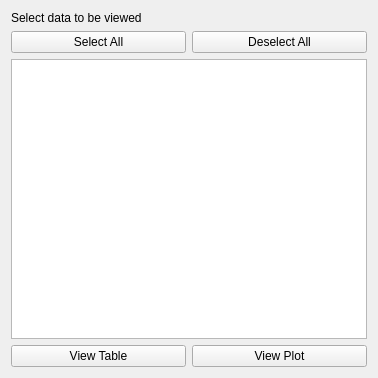
<?xml version="1.0" encoding="UTF-8"?>
<ui version="4.0">
 <class>Form</class>
 <widget class="QWidget" name="Form">
  <property name="geometry">
   <rect>
    <x>0</x>
    <y>0</y>
    <width>378</width>
    <height>378</height>
   </rect>
  </property>
  <property name="windowTitle">
   <string>Form</string>
  </property>
  <layout class="QVBoxLayout" name="verticalLayout">
   <item>
    <widget class="QLabel" name="label">
     <property name="text">
      <string>Select data to be viewed</string>
     </property>
    </widget>
   </item>
   <item>
    <layout class="QHBoxLayout" name="horizontalLayout_2">
     <item>
      <widget class="QPushButton" name="pushButton_selectAll">
       <property name="text">
        <string>Select All</string>
       </property>
      </widget>
     </item>
     <item>
      <widget class="QPushButton" name="pushButton_deselectAll">
       <property name="text">
        <string>Deselect All</string>
       </property>
      </widget>
     </item>
    </layout>
   </item>
   <item>
    <widget class="QTableView" name="tableView_header">
     <property name="sizeAdjustPolicy">
      <enum>QAbstractScrollArea::AdjustToContents</enum>
     </property>
     <property name="editTriggers">
      <set>QAbstractItemView::NoEditTriggers</set>
     </property>
     <property name="showDropIndicator" stdset="0">
      <bool>false</bool>
     </property>
     <property name="dragDropOverwriteMode">
      <bool>false</bool>
     </property>
     <property name="alternatingRowColors">
      <bool>true</bool>
     </property>
     <property name="selectionMode">
      <enum>QAbstractItemView::NoSelection</enum>
     </property>
     <attribute name="horizontalHeaderStretchLastSection">
      <bool>true</bool>
     </attribute>
     <attribute name="verticalHeaderVisible">
      <bool>false</bool>
     </attribute>
    </widget>
   </item>
   <item>
    <layout class="QHBoxLayout" name="horizontalLayout">
     <item>
      <widget class="QPushButton" name="pushButton_viewTable">
       <property name="text">
        <string>View Table</string>
       </property>
       <property name="checkable">
        <bool>false</bool>
       </property>
       <property name="checked">
        <bool>false</bool>
       </property>
       <property name="flat">
        <bool>false</bool>
       </property>
      </widget>
     </item>
     <item>
      <widget class="QPushButton" name="pushButton_viewPlot">
       <property name="text">
        <string>View Plot</string>
       </property>
       <property name="checkable">
        <bool>false</bool>
       </property>
      </widget>
     </item>
    </layout>
   </item>
  </layout>
 </widget>
 <resources/>
 <connections/>
</ui>
